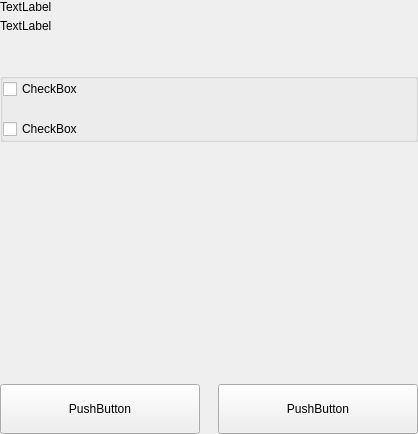
<?xml version="1.0" encoding="UTF-8"?>
<ui version="4.0">
 <class>SettingsWindowOptionsWidget</class>
 <widget class="QWidget" name="SettingsWindowOptionsWidget">
  <property name="geometry">
   <rect>
    <x>0</x>
    <y>0</y>
    <width>418</width>
    <height>434</height>
   </rect>
  </property>
  <property name="windowTitle">
   <string>Form</string>
  </property>
  <layout class="QVBoxLayout" name="verticalLayout">
   <property name="spacing">
    <number>0</number>
   </property>
   <property name="leftMargin">
    <number>0</number>
   </property>
   <property name="topMargin">
    <number>0</number>
   </property>
   <property name="rightMargin">
    <number>0</number>
   </property>
   <property name="bottomMargin">
    <number>0</number>
   </property>
   <item>
    <widget class="QWidget" name="left" native="true">
     <layout class="QVBoxLayout" name="verticalLayout_3">
      <property name="leftMargin">
       <number>0</number>
      </property>
      <property name="topMargin">
       <number>0</number>
      </property>
      <property name="rightMargin">
       <number>0</number>
      </property>
      <property name="bottomMargin">
       <number>0</number>
      </property>
      <item>
       <layout class="QVBoxLayout" name="verticalLayout_2">
        <property name="spacing">
         <number>0</number>
        </property>
        <item>
         <layout class="QHBoxLayout" name="horizontalLayout_3">
          <property name="spacing">
           <number>0</number>
          </property>
          <item>
           <layout class="QVBoxLayout" name="verticalLayoutTitle">
            <property name="spacing">
             <number>5</number>
            </property>
            <item>
             <widget class="QLabel" name="labelTitle">
              <property name="text">
               <string>TextLabel</string>
              </property>
             </widget>
            </item>
            <item>
             <widget class="QLabel" name="labelSubtitle1">
              <property name="text">
               <string>TextLabel</string>
              </property>
              <property name="wordWrap">
               <bool>true</bool>
              </property>
             </widget>
            </item>
           </layout>
          </item>
         </layout>
        </item>
        
        <item>
         <spacer name="verticalSpacer_2">
          <property name="orientation">
           <enum>Qt::Vertical</enum>
          </property>
          <property name="sizeType">
           <enum>QSizePolicy::Fixed</enum>
          </property>
          <property name="sizeHint" stdset="0">
           <size>
            <width>20</width>
            <height>40</height>
           </size>
          </property>
         </spacer>
        </item>
        <item>
         <widget class="QGroupBox" name="groupBox">
          <property name="title">
           <string/>
          </property>
          <layout class="QVBoxLayout" name="verticalLayout_4">
           <property name="spacing">
            <number>20</number>
           </property>
           <property name="leftMargin">
            <number>0</number>
           </property>
           <property name="topMargin">
            <number>0</number>
           </property>
           <property name="rightMargin">
            <number>0</number>
           </property>
           <property name="bottomMargin">
            <number>0</number>
           </property>
           <item>
            <widget class="QCheckBox" name="checkBoxMinTaskbar">
             <property name="text">
              <string>CheckBox</string>
             </property>
            </widget>
           </item>
           <item>
            <widget class="QCheckBox" name="checkBoxMinClose">
             <property name="text">
              <string>CheckBox</string>
             </property>
            </widget>
           </item>
          </layout>
         </widget>
        </item>
        <item>
         <spacer name="verticalSpacer_5">
          <property name="orientation">
           <enum>Qt::Vertical</enum>
          </property>
          <property name="sizeType">
           <enum>QSizePolicy::Fixed</enum>
          </property>
          <property name="sizeHint" stdset="0">
           <size>
            <width>20</width>
            <height>20</height>
           </size>
          </property>
         </spacer>
        </item>
        <item>
         <spacer name="verticalSpacer_3">
          <property name="orientation">
           <enum>Qt::Vertical</enum>
          </property>
          <property name="sizeType">
           <enum>QSizePolicy::Fixed</enum>
          </property>
          <property name="sizeHint" stdset="0">
           <size>
            <width>20</width>
            <height>20</height>
           </size>
          </property>
         </spacer>
        </item>
        <item>
         <spacer name="verticalSpacer">
          <property name="orientation">
           <enum>Qt::Vertical</enum>
          </property>
          <property name="sizeHint" stdset="0">
           <size>
            <width>20</width>
            <height>40</height>
           </size>
          </property>
         </spacer>
        </item>
        <item>
         <layout class="QHBoxLayout" name="horizontalLayout_7">
          <item>
           <widget class="QPushButton" name="pushButtonReset">
            <property name="minimumSize">
             <size>
              <width>200</width>
              <height>50</height>
             </size>
            </property>
            <property name="maximumSize">
             <size>
              <width>200</width>
              <height>50</height>
             </size>
            </property>
            <property name="text">
             <string>PushButton</string>
            </property>
           </widget>
          </item>
          <item>
           <spacer name="horizontalSpacer_5">
            <property name="orientation">
             <enum>Qt::Horizontal</enum>
            </property>
            <property name="sizeType">
             <enum>QSizePolicy::Expanding</enum>
            </property>
            <property name="sizeHint" stdset="0">
             <size>
              <width>40</width>
              <height>20</height>
             </size>
            </property>
           </spacer>
          </item>
          <item>
           <widget class="QPushButton" name="pushButtonSave">
            <property name="minimumSize">
             <size>
              <width>200</width>
              <height>50</height>
             </size>
            </property>
            <property name="maximumSize">
             <size>
              <width>200</width>
              <height>50</height>
             </size>
            </property>
            <property name="text">
             <string>PushButton</string>
            </property>
           </widget>
          </item>
         </layout>
        </item>
       </layout>
      </item>
     </layout>
    </widget>
   </item>
  </layout>
 </widget>
 <resources/>
 <connections/>
</ui>
